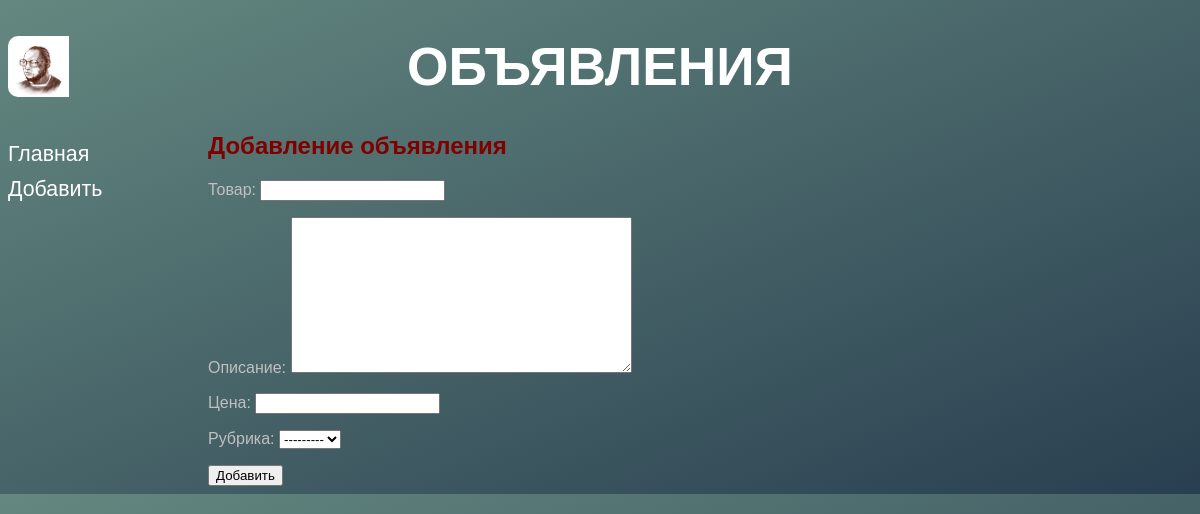
Page /bboard/add/ on the earlier database version.
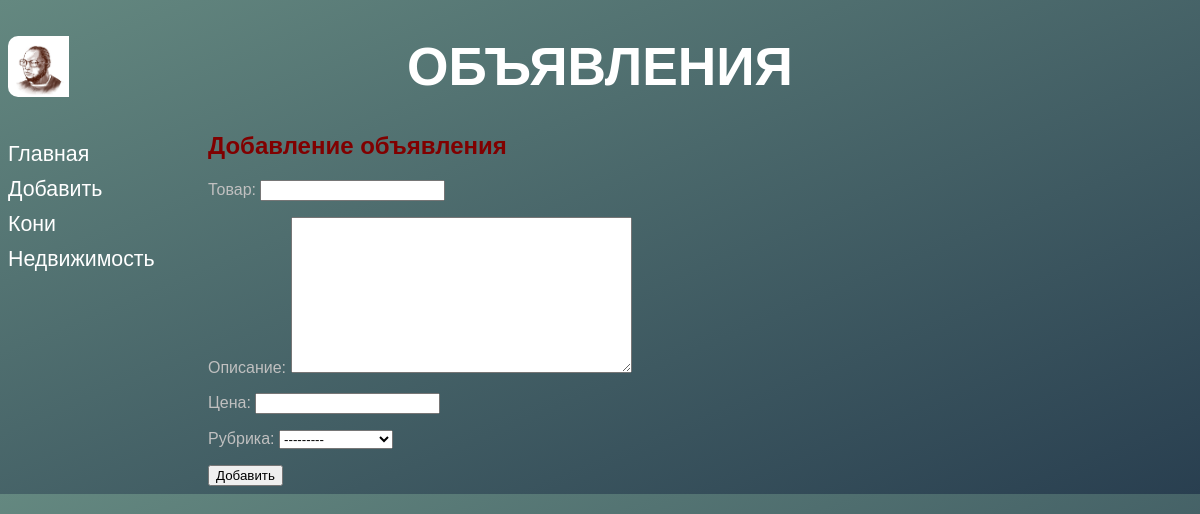
Same page on the later database version.
### bboard/models.py (models this page shows)
class Rubric(models.Model):
	name = models.CharField(max_length = 20, db_index = True, verbose_name = 'Название')
	def __str__(self):
		return self.name
	class Meta:
		verbose_name_plural = 'Рубрики'
		verbose_name = 'Рубрика'
		ordering = ['name']

### bboard/views.py (the view)
# urls.py: path('add/', BbCreateView.as_view(), name = 'add'),
class BbCreateView(CreateView):
	template_name = 'bboard/create.html'
	form_class = BbForm
	success_url = reverse_lazy('index')
	def get_context_data(self, **kwargs):
		context = super().get_context_data(**kwargs)
		context['rubrics'] = Rubric.objects.all()
		return context

### bboard/forms.py
class BbForm(ModelForm):
	class Meta:
		model = Bb
		fields = ('title', 'content', 'price', 'rubric')

### bboard/templates/bboard/create.html (shortened to what this page needs)
{% extends "layout/basic.html" %}
{% block content %}
<h2>Добавление объявления</h2>
<form method="post">
	{{ form.as_p }}
	<input type="submit" value="Добавить">
</form>
{% endblock %}

### bboard/templates/layout/basic.html (shortened to what this page needs)
{% load static %}
<!DOCTYPE html>
<html>
<head>
	<link rel="stylesheet" type="text/css" href="{% static 'bboard/style.css' %}">
</head>
<body>
	<header>
		<h1>Объявления</h1>
	</header>
	<nav>
		<a href="{% url 'index' %}">Главная</a>
		<a href="{% url 'add' %}">Добавить</a>
		{% for rubric in rubrics %}
		<a href="{% url 'by_rubric' rubric.pk %}" class="ark">{{rubric.name}}</a>
		{% endfor %}
	</nav>
	<section>
		{% block content %}
		{% endblock %}
	</section>
</body>
</html>

Differences in the rows shown:
added Rubric: name "Кони"
added Rubric: name "Недвижимость"
